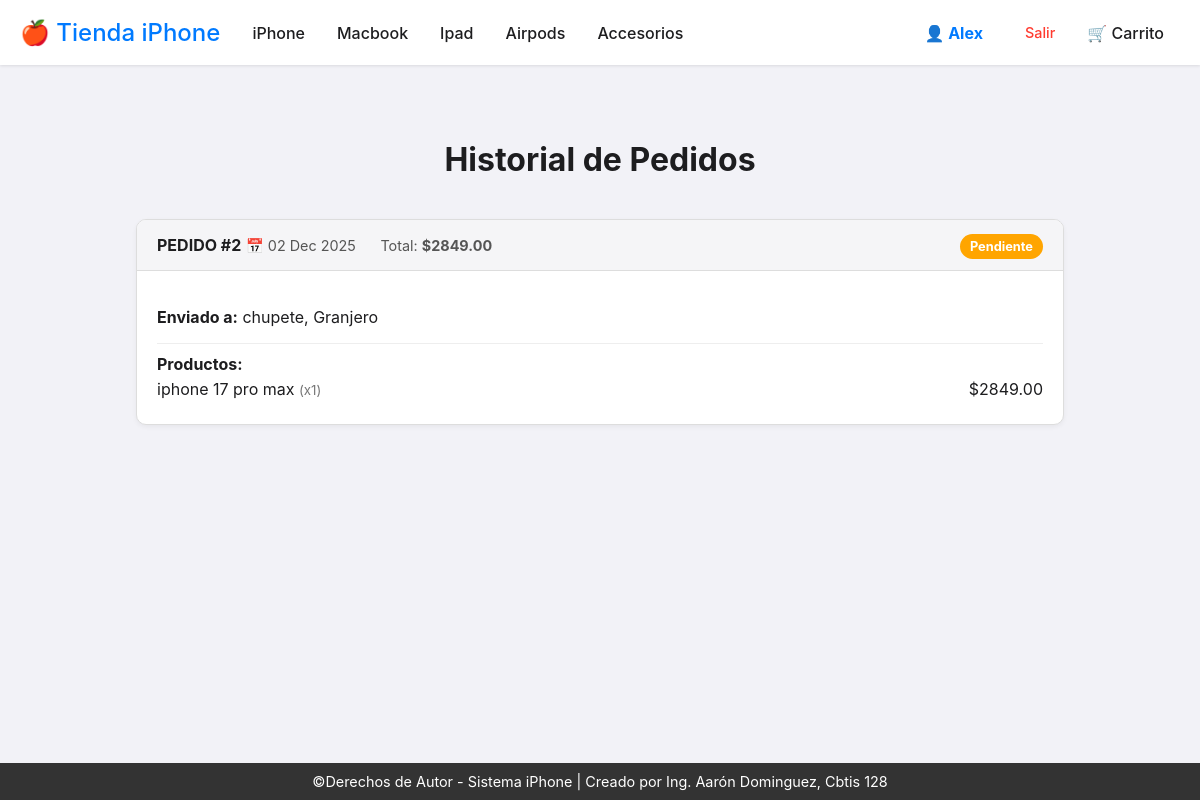
/mis-pedidos/ (signed in), run on the app's committed database.
### app_Iphone/models.py (models this page shows, shortened)
class Pedido(models.Model):
    usuario = models.ForeignKey(Usuario, on_delete=models.CASCADE)
    direccion_envio = models.ForeignKey(Direccion, on_delete=models.SET_NULL, null=True, blank=True)
    metodo_pago = models.ForeignKey(MetodoPago, on_delete=models.SET_NULL, null=True, blank=True)
    fecha_pedido = models.DateTimeField(auto_now_add=True)
    total = models.DecimalField(max_digits=12, decimal_places=2, default=0)
    estado = models.CharField(max_length=20, default="Pendiente")

class Direccion(models.Model):
    calle = models.CharField(max_length=255)
    codigo_postal = models.CharField(max_length=10)
    colonia = models.CharField(max_length=100)
    ciudad = models.CharField(max_length=100)
    pais = models.CharField(max_length=100)

class DetallePedido(models.Model):
    pedido = models.ForeignKey(Pedido, on_delete=models.CASCADE)
    celular = models.ForeignKey(Celular, null=True, blank=True, on_delete=models.SET_NULL)
    laptop = models.ForeignKey(Laptop, null=True, blank=True, on_delete=models.SET_NULL)
    tablet = models.ForeignKey(Tablet, null=True, blank=True, on_delete=models.SET_NULL)
    airpod = models.ForeignKey(Airpod, null=True, blank=True, on_delete=models.SET_NULL)
    accesorio = models.ForeignKey(Accesorio, null=True, blank=True, on_delete=models.SET_NULL)
    cantidad = models.PositiveIntegerField(default=1)
    precio_unitario = models.DecimalField(max_digits=10, decimal_places=2)

class Celular(models.Model):
    modelo = models.CharField(max_length=100)
    descripcion = models.TextField()
    precio = models.DecimalField(max_digits=10, decimal_places=2)
    imagen_url = models.URLField()

### app_Iphone/views.py (the view)
# urls.py: path('mis-pedidos/', views.tienda_mis_pedidos, name='tienda_mis_pedidos'),
def tienda_mis_pedidos(request):
    if not request.session.get('usuario_id'):
        return redirect('tienda_login')
    usuario = get_object_or_404(Usuario, pk=request.session['usuario_id'])
    pedidos = Pedido.objects.filter(usuario=usuario).order_by('-fecha_pedido')
    cart_data = _get_cart_data(request)
    context = {
        'titulo': 'Mis Pedidos',
        'usuario': usuario,
        'pedidos': pedidos,
        'cart_item_count': cart_data['item_count']
    }
    return render(request, 'tienda/mis_pedidos.html', context)

### app_Iphone/views.py (called while the page is built, shortened)
def _get_cart_data(request):
    cart = request.session.get('cart', {})
    cart_items = []
    total_general = Decimal('0.00')
    item_count = 0
    items_to_delete = []
    if items_to_delete:
        for key in items_to_delete:
            if key in request.session['cart']:
                del request.session['cart'][key]
        request.session.modified = True
    request.session['cart_item_count'] = item_count
    return {'cart_items': cart_items, 'total_general': total_general, 'item_count': item_count}

### app_Iphone/templates/tienda/mis_pedidos.html (shortened to what this page needs)
{% extends "tienda/base_tienda.html" %}
{% block content %}
<div class="orders-container">
    <h1 style="text-align: center; margin-bottom: 40px;">Historial de Pedidos</h1>
    {% if pedidos %}
        {% for pedido in pedidos %}
            <div class="order-card">
                <div class="order-header">
                    <div class="order-info">
                        <strong>PEDIDO #{{ pedido.id }}</strong>
                        <span>📅 {{ pedido.fecha_pedido|date:"d M Y" }}</span>
                        <span>Total: <strong>${{ pedido.total }}</strong></span>
                    </div>
                    <div>
                        <span class="status-badge
                            {% if pedido.estado == 'Pendiente' %}status-pendiente
                            {% elif pedido.estado == 'Enviado' %}status-enviado
                            {% elif pedido.estado == 'Entregado' %}status-entregado
                            {% else %}status-cancelado{% endif %}">
                            {{ pedido.estado }}
                        </span>
                    </div>
                </div>
                <div class="order-body">
                    <p><strong>Enviado a:</strong> {{ pedido.direccion_envio.calle }}, {{ pedido.direccion_envio.colonia }}</p>
                    <hr style="border: 0; border-top: 1px solid #eee; margin: 10px 0;">
                    <strong>Productos:</strong>
                    <ul class="product-list">
                        {% for detalle in pedido.detallepedido_set.all %}
                        <li class="product-item">
                            <span>
                                {% if detalle.celular %}{{ detalle.celular.modelo }}
                                {% elif detalle.laptop %}{{ detalle.laptop.modelo }}
                                {% elif detalle.tablet %}{{ detalle.tablet.modelo }}
                                {% elif detalle.airpod %}{{ detalle.airpod.modelo }}
                                {% elif detalle.accesorio %}{{ detalle.accesorio.tipo }}
                                {% endif %}
                                <small style="color: #777;">(x{{ detalle.cantidad }})</small>
                            </span>
                            <span>${{ detalle.precio_unitario }}</span>
                        </li>
                        {% endfor %}
                    </ul>
                </div>
            </div>
        {% endfor %}
    {% else %}
        <div style="text-align: center; padding: 50px;">
            <h3>Aún no has realizado ninguna compra.</h3>
            <a href="{% url 'tienda_index' %}" class="btn" style="background: #007aff; color: white; padding: 10px 20px; border-radius: 20px; text-decoration: none;">Ir a comprar</a>
        </div>
    {% endif %}
</div>
{% endblock %}

### app_Iphone/templates/tienda/base_tienda.html (style rules this page uses)
:root { --apple-blue: #007aff; --apple-gray: #f2f2f7; --text-color: #1d1d1f; --color-principal: #333; }
body { font-family: -apple-system, BlinkMacSystemFont, "Segoe UI", Roboto, Helvetica, Arial, sans-serif; margin: 0; padding-top: 60px; background-color: var(--apple-gray); color: var(--text-color); }

### app_Iphone/templates/tienda/mis_pedidos.html (style rules this page uses)
.orders-container { width: 80%; margin: 40px auto; text-align: left; }
.order-card { background: white; border: 1px solid #ddd; border-radius: 10px; margin-bottom: 20px; box-shadow: 0 2px 5px rgba(0,0,0,0.05); overflow: hidden; }
.order-header { background-color: #f5f5f7; padding: 15px 20px; border-bottom: 1px solid #ddd; display: flex; justify-content: space-between; align-items: center; }
.order-info span { margin-right: 20px; color: #555; font-size: 0.9em; }
.order-body { padding: 20px; }
.status-badge { padding: 5px 10px; border-radius: 15px; font-size: 0.8em; font-weight: bold; color: white; }
.status-pendiente { background-color: orange; }
.product-list { list-style: none; padding: 0; margin: 0; }
.product-item { display: flex; justify-content: space-between; padding: 5px 0; border-bottom: 1px solid #eee; }
.product-item:last-child { border-bottom: none; }

### data on the page
Pedido: id "2", fecha_pedido "02 Dec 2025", total "2849.00", estado "Pendiente", direccion_envio.calle "chupete", direccion_envio.colonia "Granjero"
DetallePedido: celular.modelo "iphone 17 pro max", cantidad "1", precio_unitario "2849.00"

### other printed values
{{ request.session.usuario_nombre|default:"Mi Cuenta" }} "Alex"
